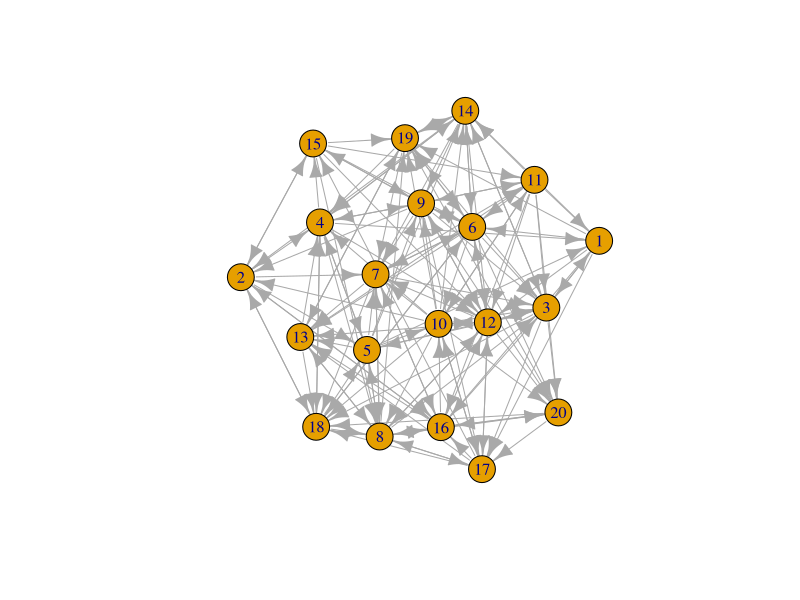

Write R code to recreate this figure.
## ---- chunk 1
knitr::opts_chunk$set(echo = TRUE)
# import the libraries needed
library(igraph)
library(ggraph) # If you get an error run install.packages('ggraph')
library(tidygraph) # If you get an error run install.packages('tidygraph')
library(readxl) # If you get an error run install.packages('tidyverse')
set_graph_style(family='sans')
## ---- chunk 2
#edgelist <- read_excel("~/your/path/here")
## ---- chunk 3

#print(edgelist)
## ---- chunk 4
#library(readxl)
#node_atts <- read_excel("~/Teaching/communication_and_networks/week_4/node_atts.xlsx")
#View(node_atts)
## ---- chunk 5
#print(node_atts)

## ---- chunk 6
#G <- graph_from_data_frame(d = edgelist, 
#                           vertices = node_atts, directed = T)
#plot(G)
## ---- chunk 7
#G <- as_tbl_graph(G)

#G
## ---- chunk 8
## YOUR CODE HERE


## ---- chunk 9
#library(networkdata)
## ---- chunk 10
# This code turns the ht_advice network object into a tidygraph object, and saves it as G
#G <- as_tbl_graph(ht_advice)
#plot(G)
## ---- chunk 11

# YOUR CODE HERE

## ---- chunk 12

G = play_erdos_renyi(20, .4)

plot(G)

## ---- chunk 13
